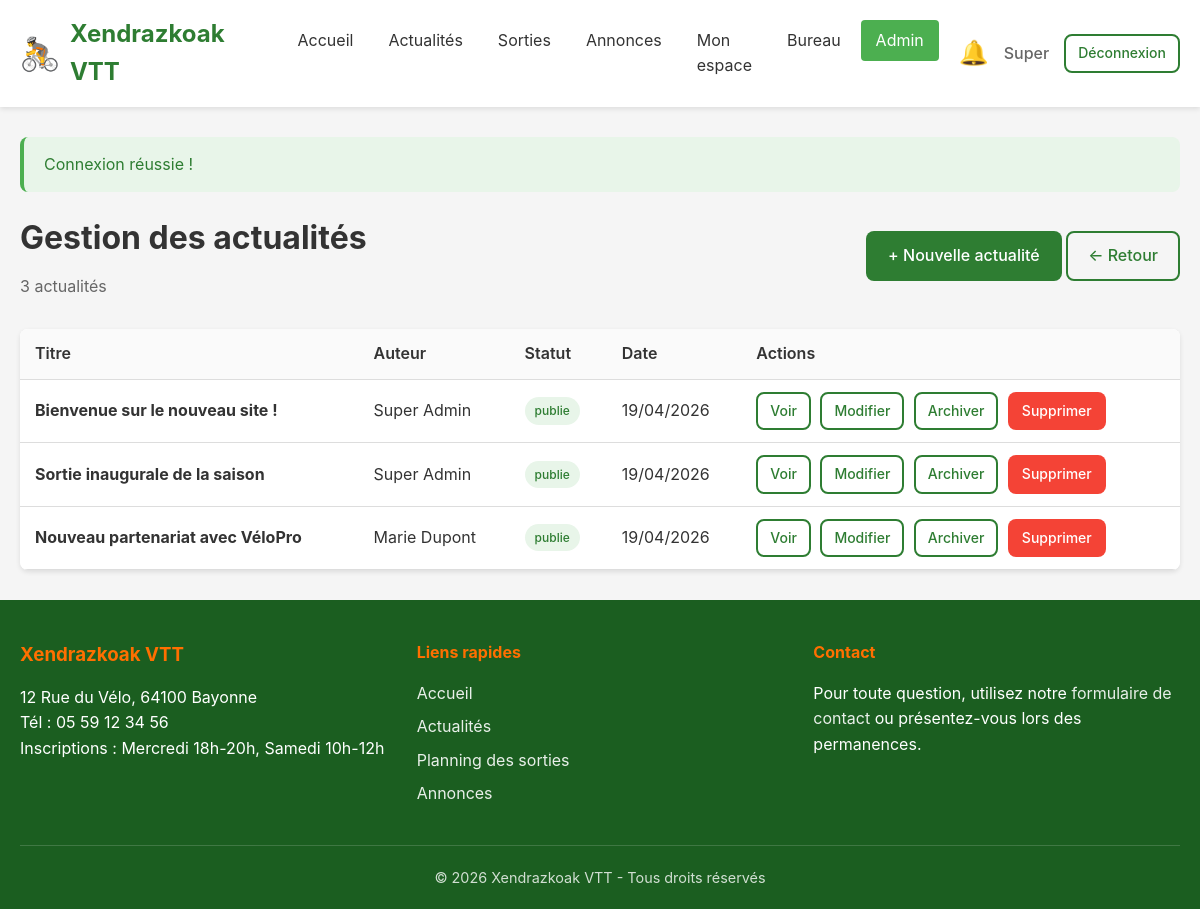
Screenshot of /manage_actualites.php (signed in) with the database file from the repository.
### tables this page shows
CREATE TABLE actualites (
    id INT AUTO_INCREMENT PRIMARY KEY,
    titre VARCHAR(255) NOT NULL,
    contenu TEXT NOT NULL,
    image VARCHAR(255) DEFAULT NULL,
    statut ENUM('publie', 'archive') DEFAULT 'publie',
    created_by INT NOT NULL,
    created_at DATETIME DEFAULT CURRENT_TIMESTAMP,
    updated_at DATETIME DEFAULT CURRENT_TIMESTAMP ON UPDATE CURRENT_TIMESTAMP,
    FOREIGN KEY (created_by) REFERENCES users(id) ON DELETE CASCADE
);

CREATE TABLE users (
    id INT AUTO_INCREMENT PRIMARY KEY,
    nom VARCHAR(100) NOT NULL,
    prenom VARCHAR(100) NOT NULL,
    email VARCHAR(255) NOT NULL UNIQUE,
    password_hash VARCHAR(255) NOT NULL,
    age INT NOT NULL,
    responsable_nom_prenom VARCHAR(200) DEFAULT NULL COMMENT 'Obligatoire si age < 18',
    telephone_urgence VARCHAR(20) NOT NULL,
    commentaire TEXT DEFAULT NULL,
    role ENUM('visiteur', 'utilisateur', 'bureau', 'admin') DEFAULT 'utilisateur',
    statut_compte ENUM('en_attente', 'valide', 'refuse', 'desactive') DEFAULT 'en_attente',
    created_at DATETIME DEFAULT CURRENT_TIMESTAMP,
    updated_at DATETIME DEFAULT CURRENT_TIMESTAMP ON UPDATE CURRENT_TIMESTAMP
);

CREATE TABLE club_infos (
    id INT AUTO_INCREMENT PRIMARY KEY,
    nom_club VARCHAR(200) NOT NULL,
    adresse TEXT NOT NULL,
    telephone VARCHAR(20) NOT NULL,
    jours_inscription VARCHAR(255) NOT NULL,
    youtube_url VARCHAR(500) DEFAULT NULL,
    updated_at DATETIME DEFAULT CURRENT_TIMESTAMP ON UPDATE CURRENT_TIMESTAMP
);

### db.php (called while the page is built, shortened)
<?php
function getDB() {
    static $pdo = null;
    if ($pdo !== null) {
        return $pdo;
    }
    try {
        $dsn = "mysql:host=" . DB_HOST . ";dbname=" . DB_NAME . ";charset=" . DB_CHARSET;
        $options = [
            PDO::ATTR_ERRMODE            => PDO::ERRMODE_EXCEPTION,
            PDO::ATTR_DEFAULT_FETCH_MODE => PDO::FETCH_ASSOC,
            PDO::ATTR_EMULATE_PREPARES   => false,
        ];
        $pdo = new PDO($dsn, DB_USER, DB_PASS, $options);
        return $pdo;
    } catch (PDOException $e) {
        if (DEBUG_MODE) {
            die("Erreur de connexion à la base de données : " . $e->getMessage());
        } else {
            die("Erreur de connexion à la base de données. Veuillez réessayer plus tard.");
        }
    }
}
function dbFetchAll($sql, $params = []) {
    $stmt = getDB()->prepare($sql);
    $stmt->execute($params);
    return $stmt->fetchAll();
}
function dbFetchOne($sql, $params = []) {
    $stmt = getDB()->prepare($sql);
    $stmt->execute($params);
    return $stmt->fetch();
}

### auth.php (called while the page is built, shortened)
<?php
require_once __DIR__ . '/functions.php';
function isLoggedIn() {
    return isset($_SESSION['user_id']) && $_SESSION['user_id'] > 0;
}
function getCurrentUser() {
    return $_SESSION['user_data'];
}
function hasRole($roles) {
    $user = getCurrentUser();
    if (is_string($roles)) {
        $roles = [$roles];
    }
    return in_array($user['role'], $roles);
}
function isAdmin() {
    return hasRole(ROLE_ADMIN);
}

### manage_actualites.php (the view, shortened to what this page needs)
<?php
require_once __DIR__ . '/auth.php';
$action = $_GET['action'] ?? '';
$actualites = dbFetchAll("
    SELECT a.*, u.prenom, u.nom as auteur_nom
    FROM actualites a
    JOIN users u ON a.created_by = u.id
    ORDER BY a.created_at DESC
");
require_once __DIR__ . '/header.php';
?>
<div class="page-header flex flex-between items-center">
    <div>
        <h1>Gestion des actualités</h1>
        <p><?php echo count($actualites); ?> actualité<?php echo count($actualites) > 1 ? 's' : ''; ?></p>
    </div>
    <div>
        <?php if ($action !== 'add' && $action !== 'edit'): ?>
            <a href="?action=add" class="btn btn-primary">+ Nouvelle actualité</a>
        <?php endif; ?>
        <a href="<?php echo isAdmin() ? 'admin_dashboard.php' : 'bureau_dashboard.php'; ?>" class="btn btn-outline">← Retour</a>
    </div>
</div>
<div class="card">
    <div class="table-responsive">
        <table class="table">
            <thead>
                <tr>
                    <th>Titre</th>
                    <th>Auteur</th>
                    <th>Statut</th>
                    <th>Date</th>
                    <th>Actions</th>
                </tr>
            </thead>
            <tbody>
                <?php if (empty($actualites)): ?>
                    <tr>
                        <td colspan="5" class="text-center text-muted">Aucune actualité.</td>
                    </tr>
                <?php else: ?>
                    <?php foreach ($actualites as $actu): ?>
                        <tr>
                            <td>
                                <strong><?php echo escape($actu['titre']); ?></strong>
                            </td>
                            <td><?php echo escape($actu['prenom'] . ' ' . $actu['auteur_nom']); ?></td>
                            <td>
                                <span class="badge badge-<?php echo $actu['statut'] === 'publie' ? 'success' : 'secondary'; ?>">
                                    <?php echo $actu['statut']; ?>
                                </span>
                            </td>
                            <td><?php echo formatDate($actu['created_at']); ?></td>
                            <td class="actions">
                                <a href="actualite_view.php?id=<?php echo $actu['id']; ?>" class="btn btn-sm btn-outline" target="_blank">Voir</a>
                                <a href="?action=edit&id=<?php echo $actu['id']; ?>" class="btn btn-sm btn-outline">Modifier</a>
                                <a href="?action=archive&id=<?php echo $actu['id']; ?>" class="btn btn-sm btn-outline">
                                    <?php echo $actu['statut'] === 'publie' ? 'Archiver' : 'Publier'; ?>
                                </a>
                                <a href="?action=delete&id=<?php echo $actu['id']; ?>" class="btn btn-sm btn-danger"
                                   data-confirm="Supprimer cette actualité ?">Supprimer</a>
                            </td>
                        </tr>
                    <?php endforeach; ?>
                <?php endif; ?>
            </tbody>
        </table>
    </div>
</div>
<?php require_once __DIR__ . '/footer.php'; ?>

### footer.php (shortened to what this page needs)
        </div>
    </main>
    <footer class="main-footer">
        <div class="container">
            <div class="footer-content">
                <div class="footer-info">
                    <h3><?php echo SITE_NAME; ?></h3>
                    <?php if ($clubInfo): ?>
                        <p><?php echo escape($clubInfo['adresse']); ?></p>
                        <p>Tél : <?php echo escape($clubInfo['telephone']); ?></p>
                        <p>Inscriptions : <?php echo escape($clubInfo['jours_inscription']); ?></p>
                    <?php endif; ?>
                </div>
                <div class="footer-links">
                    <h4>Liens rapides</h4>
                    <ul>
                        <li><a href="index.php">Accueil</a></li>
                        <li><a href="actualites.php">Actualités</a></li>
                        <li><a href="sorties.php">Planning des sorties</a></li>
                        <li><a href="annonces.php">Annonces</a></li>
                    </ul>
                </div>
                <div class="footer-contact">
                    <h4>Contact</h4>
                    <p>Pour toute question, utilisez notre <a href="messages.php">formulaire de contact</a> ou présentez-vous lors des permanences.</p>
                </div>
            </div>
            <div class="footer-bottom">
                <p>&copy; <?php echo date('Y'); ?> <?php echo SITE_NAME; ?> - Tous droits réservés</p>
            </div>
        </div>
    </footer>
</body>
</html>

### css/style.css (style rules this page uses)
*, *::before, *::after { box-sizing: border-box; margin: 0; padding: 0; }
:root { --primary-color: #2e7d32; --primary-dark: #1b5e20; --primary-light: #4caf50; --secondary-color: #ff6f00; --secondary-dark: #e65100; --text-color: #333; --text-light: #666; --bg-color: #f5f5f5; --white: #fff; --border-color: #ddd; --success-color: #4caf50; --error-color: #f44336; --warning-color: #ff9800; --info-color: #2196f3; --shadow: 0 2px 5px rgba(0,0,0,0.1); --shadow-lg: 0 5px 15px rgba(0,0,0,0.15); --radius: 8px; --radius-sm: 4px; }
body { font-family: -apple-system, BlinkMacSystemFont, 'Segoe UI', Roboto, Oxygen, Ubuntu, sans-serif; font-size: 16px; line-height: 1.6; color: var(--text-color); background-color: var(--bg-color); min-height: 100vh; display: flex; flex-direction: column; }
a { color: var(--primary-color); text-decoration: none; }
.container { width: 100%; max-width: 1200px; margin: 0 auto; padding: 0 20px; }
.main-footer { background: var(--primary-dark); color: var(--white); padding: 40px 0 20px; margin-top: auto; }
.footer-content { display: grid; grid-template-columns: repeat(auto-fit, minmax(250px, 1fr)); gap: 30px; margin-bottom: 30px; }
.footer-info h3, .footer-links h4, .footer-contact h4 { margin-bottom: 15px; color: var(--secondary-color); }
.footer-links ul { list-style: none; }
.footer-links li { margin-bottom: 8px; }
.footer-links a, .footer-contact a { color: var(--white); opacity: 0.9; }
.footer-bottom { text-align: center; padding-top: 20px; border-top: 1px solid rgba(255,255,255,0.2); font-size: 0.9rem; opacity: 0.8; }
.btn { display: inline-block; padding: 10px 20px; font-size: 1rem; font-weight: 500; text-align: center; border: 2px solid transparent; border-radius: var(--radius); cursor: pointer; transition: all 0.2s; }
.btn-primary { background: var(--primary-color); color: var(--white); }
.btn-outline { background: transparent; border-color: var(--primary-color); color: var(--primary-color); }
.btn-danger { background: var(--error-color); color: var(--white); }
.btn-sm { padding: 6px 12px; font-size: 0.875rem; }
.card { background: var(--white); border-radius: var(--radius); box-shadow: var(--shadow); overflow: hidden; }
.table-responsive { overflow-x: auto; }
.table { width: 100%; border-collapse: collapse; background: var(--white); }
.table th, .table td { padding: 12px 15px; text-align: left; border-bottom: 1px solid var(--border-color); }
.table th { background: #fafafa; font-weight: 600; }
.table .actions { white-space: nowrap; }
.table .actions a, .table .actions button { margin-right: 5px; }
.badge { display: inline-block; padding: 4px 10px; font-size: 0.75rem; font-weight: 500; border-radius: 20px; }
.badge-success { background: #e8f5e9; color: #2e7d32; }
.page-header { margin-bottom: 30px; }
.page-header h1 { font-size: 2rem; margin-bottom: 10px; }
.page-header p { color: var(--text-light); }
.flex { display: flex; }
.flex-between { justify-content: space-between; }
.items-center { align-items: center; }

### rows the page displays
actualites: titre "Bienvenue sur le nouveau site !", created_by.nom "Super Admin", statut "publie", created_at "19/04/2026", shows "Archiver"
actualites: titre "Sortie inaugurale de la saison", created_by.nom "Super Admin", statut "publie", created_at "19/04/2026", shows "Archiver"
actualites: titre "Nouveau partenariat avec VéloPro", created_by.nom "Marie Dupont", statut "publie", created_at "19/04/2026", shows "Archiver"
club_infos: adresse "12 Rue du Vélo, 64100 Bayonne", telephone "05 59 12 34 56", jours_inscription "Mercredi 18h-20h, Samedi 10h-12h"

### other values shown
SITE_NAME "Xendrazkoak VTT"
$currentUser['prenom'] "Super"
$flash['message'] "Connexion réussie !"
count($actualites) "3"
